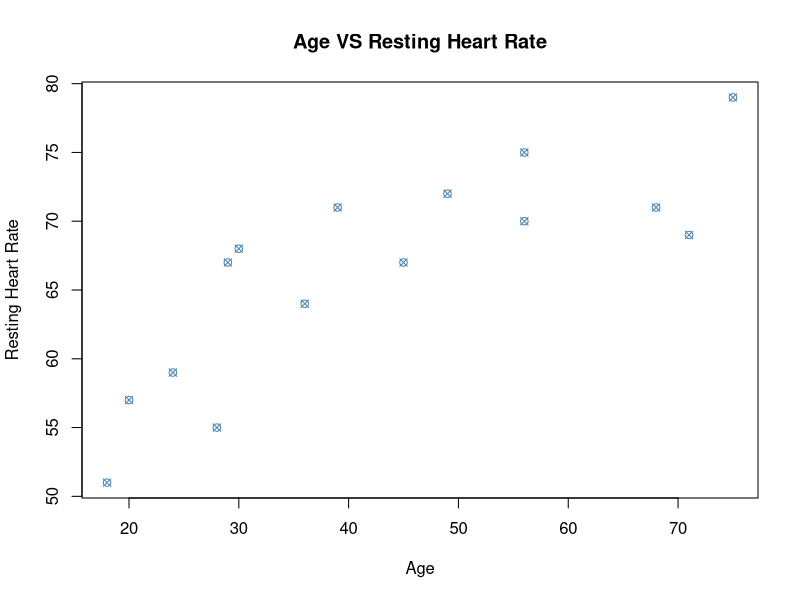

Write the R code that produced this figure.
library(readxl)
Lab4 <- read_excel("Lab4.xlsx")

#create scatterplot of Age VS Resting Heart Rate
plot(Lab4$Age, Lab4$Resting_Heart_Rate, pch=13, col='steelblue', 
     main='Age VS Resting Heart Rate', xlab='Age', ylab='Resting Heart Rate')

#calculate correlation between Age VS Resting Heart Rate
corr <- cor(Lab4$Age, Lab4$Resting_Heart_Rate)
message("Correlation between Age and Resting Heart Rate in given data is: ", corr)
#fit simple linear regression model
fit <- lm(Age ~ Resting_Heart_Rate, data=Lab4)

#view summary model 
summary(fit)

message("The correlation coefficient turns out to be: ", corr," This value is close to 1,
        which indicates a strong positive correlation between Age and Resting Heart Rate")

